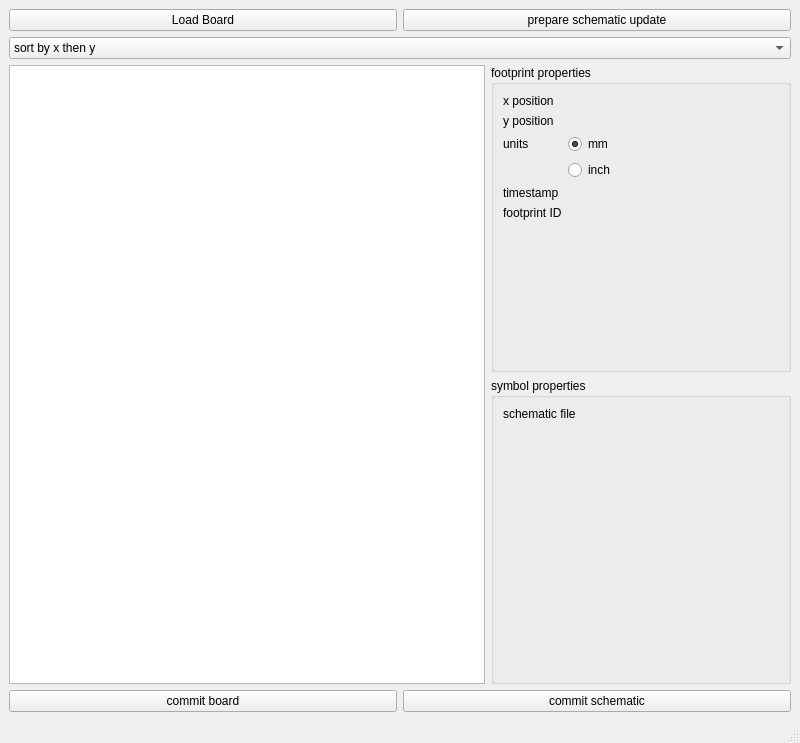
<?xml version="1.0" encoding="UTF-8"?>
<ui version="4.0">
 <class>MainWindow</class>
 <widget class="QMainWindow" name="MainWindow">
  <property name="geometry">
   <rect>
    <x>0</x>
    <y>0</y>
    <width>800</width>
    <height>743</height>
   </rect>
  </property>
  <property name="windowTitle">
   <string>Kicad backannotate</string>
  </property>
  <widget class="QWidget" name="centralwidget">
   <layout class="QVBoxLayout" name="verticalLayout">
    <item>
     <layout class="QHBoxLayout" name="horizontalLayout">
      <item>
       <widget class="QPushButton" name="loadBoardButton">
        <property name="text">
         <string>Load Board</string>
        </property>
       </widget>
      </item>
      <item>
       <widget class="QPushButton" name="prepareSchematicButton">
        <property name="text">
         <string>prepare schematic update</string>
        </property>
       </widget>
      </item>
     </layout>
    </item>
    <item>
     <widget class="QComboBox" name="sortOrder">
      <item>
       <property name="text">
        <string>sort by x then y</string>
       </property>
      </item>
      <item>
       <property name="text">
        <string>sort by y then x</string>
       </property>
      </item>
     </widget>
    </item>
    <item>
     <layout class="QHBoxLayout" name="horizontalLayout_3">
      <item>
       <widget class="QTableView" name="remapView">
        <property name="selectionMode">
         <enum>QAbstractItemView::SingleSelection</enum>
        </property>
        <property name="selectionBehavior">
         <enum>QAbstractItemView::SelectRows</enum>
        </property>
       </widget>
      </item>
      <item>
       <layout class="QVBoxLayout" name="verticalLayout_2">
        <item>
         <widget class="QGroupBox" name="boardGroup">
          <property name="sizePolicy">
           <sizepolicy hsizetype="Minimum" vsizetype="Preferred">
            <horstretch>0</horstretch>
            <verstretch>0</verstretch>
           </sizepolicy>
          </property>
          <property name="minimumSize">
           <size>
            <width>300</width>
            <height>0</height>
           </size>
          </property>
          <property name="title">
           <string>footprint properties</string>
          </property>
          <layout class="QFormLayout" name="formLayout_2">
           <item row="0" column="0">
            <widget class="QLabel" name="xlabel">
             <property name="text">
              <string>x position</string>
             </property>
            </widget>
           </item>
           <item row="0" column="1">
            <widget class="QLabel" name="xvalue">
             <property name="text">
              <string/>
             </property>
            </widget>
           </item>
           <item row="1" column="0">
            <widget class="QLabel" name="ylabel">
             <property name="text">
              <string>y position</string>
             </property>
            </widget>
           </item>
           <item row="1" column="1">
            <widget class="QLabel" name="yvalue">
             <property name="text">
              <string/>
             </property>
            </widget>
           </item>
           <item row="2" column="0">
            <widget class="QLabel" name="unitslabel">
             <property name="text">
              <string>units</string>
             </property>
            </widget>
           </item>
           <item row="2" column="1">
            <widget class="QRadioButton" name="mmRadio">
             <property name="text">
              <string>mm</string>
             </property>
             <property name="checked">
              <bool>true</bool>
             </property>
            </widget>
           </item>
           <item row="3" column="1">
            <widget class="QRadioButton" name="inchRadio">
             <property name="text">
              <string>inch</string>
             </property>
            </widget>
           </item>
           <item row="4" column="0">
            <widget class="QLabel" name="timestamplabel">
             <property name="text">
              <string>timestamp</string>
             </property>
            </widget>
           </item>
           <item row="4" column="1">
            <widget class="QLabel" name="timestampvalue">
             <property name="text">
              <string/>
             </property>
            </widget>
           </item>
           <item row="5" column="0">
            <widget class="QLabel" name="footprintlabel">
             <property name="text">
              <string>footprint ID</string>
             </property>
            </widget>
           </item>
           <item row="5" column="1">
            <widget class="QLabel" name="footprintvalue">
             <property name="text">
              <string/>
             </property>
            </widget>
           </item>
          </layout>
         </widget>
        </item>
        <item>
         <widget class="QGroupBox" name="schGroup">
          <property name="title">
           <string>symbol properties</string>
          </property>
          <layout class="QFormLayout" name="formLayout_3">
           <item row="0" column="0">
            <layout class="QFormLayout" name="formLayout">
             <item row="0" column="0">
              <widget class="QLabel" name="schfilelabel">
               <property name="text">
                <string>schematic file</string>
               </property>
              </widget>
             </item>
             <item row="0" column="1">
              <widget class="QLabel" name="schfilevalue">
               <property name="text">
                <string/>
               </property>
              </widget>
             </item>
            </layout>
           </item>
          </layout>
         </widget>
        </item>
       </layout>
      </item>
     </layout>
    </item>
    <item>
     <layout class="QHBoxLayout" name="horizontalLayout_2">
      <item>
       <widget class="QPushButton" name="commitboardbutton">
        <property name="text">
         <string>commit board</string>
        </property>
       </widget>
      </item>
      <item>
       <widget class="QPushButton" name="writeSchematicButton">
        <property name="text">
         <string>commit schematic</string>
        </property>
       </widget>
      </item>
     </layout>
    </item>
   </layout>
  </widget>
  <widget class="QMenuBar" name="menubar">
   <property name="geometry">
    <rect>
     <x>0</x>
     <y>0</y>
     <width>800</width>
     <height>30</height>
    </rect>
   </property>
  </widget>
  <widget class="QStatusBar" name="statusbar"/>
 </widget>
 <resources/>
 <connections/>
</ui>
